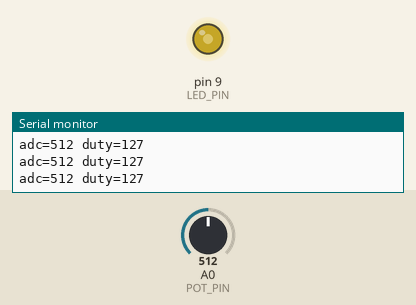
The sketch below on a simulated Arduino Uno, built with avr-gcc and run on an emulated ATmega328P. On the bench: output pins drawn as LEDs (lit = HIGH), the last lines printed to the serial monitor. The test bench sets the inputs (shaded band); at power-on: A0 (POT_PIN) = 512.

Above: at 1.2 s.
1.3 s: A0 (POT_PIN) set to 716
At 2.5 s:
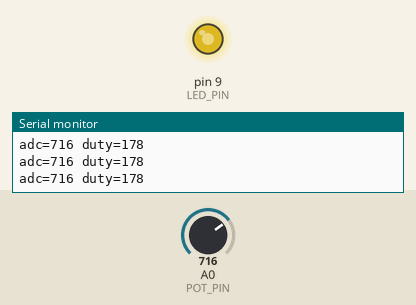
2.8 s: A0 (POT_PIN) set to 900
At 4.0 s:
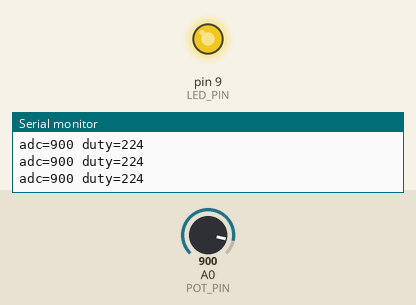
4.3 s: A0 (POT_PIN) set to 122
At 5.5 s:
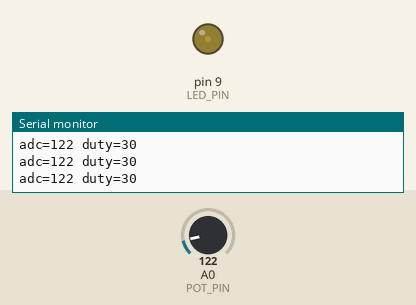
5.8 s: A0 (POT_PIN) set to 0
At 6.9 s:
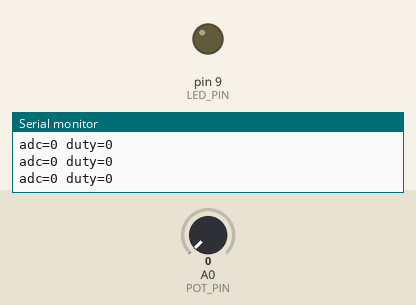
7.3 s: A0 (POT_PIN) set to 511
At 8.3 s:
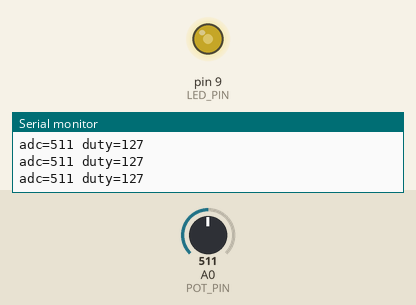
Timing chart, 0 to 9.8 s (numbered marks = the images above; inputs shaded):
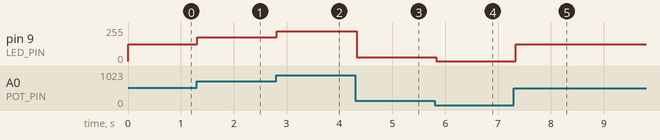

Measured:
- after the input at 1.3 s, pin 9 (LED_PIN): 127/255 → 178/255 at once
- after the input at 2.8 s, pin 9 (LED_PIN): 178/255 → 224/255 at once
- after the input at 4.3 s, pin 9 (LED_PIN): 224/255 → 30/255 at once
- after the input at 5.8 s, pin 9 (LED_PIN): 30/255 → 0/255 at once
- after the input at 7.3 s, pin 9 (LED_PIN): 0/255 → 127/255 at once

The sketch:

exp-32-analog-input.ino
```cpp
// Analog Input — potentiometer on A0 controls LED brightness on D9 via PWM.
// Reads the 10-bit ADC, scales to 8-bit PWM with map().

const int POT_PIN = A0;
const int LED_PIN = 9;   // PWM-capable

void setup() {
  Serial.begin(9600);
  pinMode(LED_PIN, OUTPUT);
  Serial.println("Pot-PWM: ready");
}

void loop() {
  int raw = analogRead(POT_PIN);
  int duty = map(raw, 0, 1023, 0, 255);
  analogWrite(LED_PIN, duty);
  Serial.print("adc=");
  Serial.print(raw);
  Serial.print(" duty=");
  Serial.println(duty);
  delay(100);
}
```
